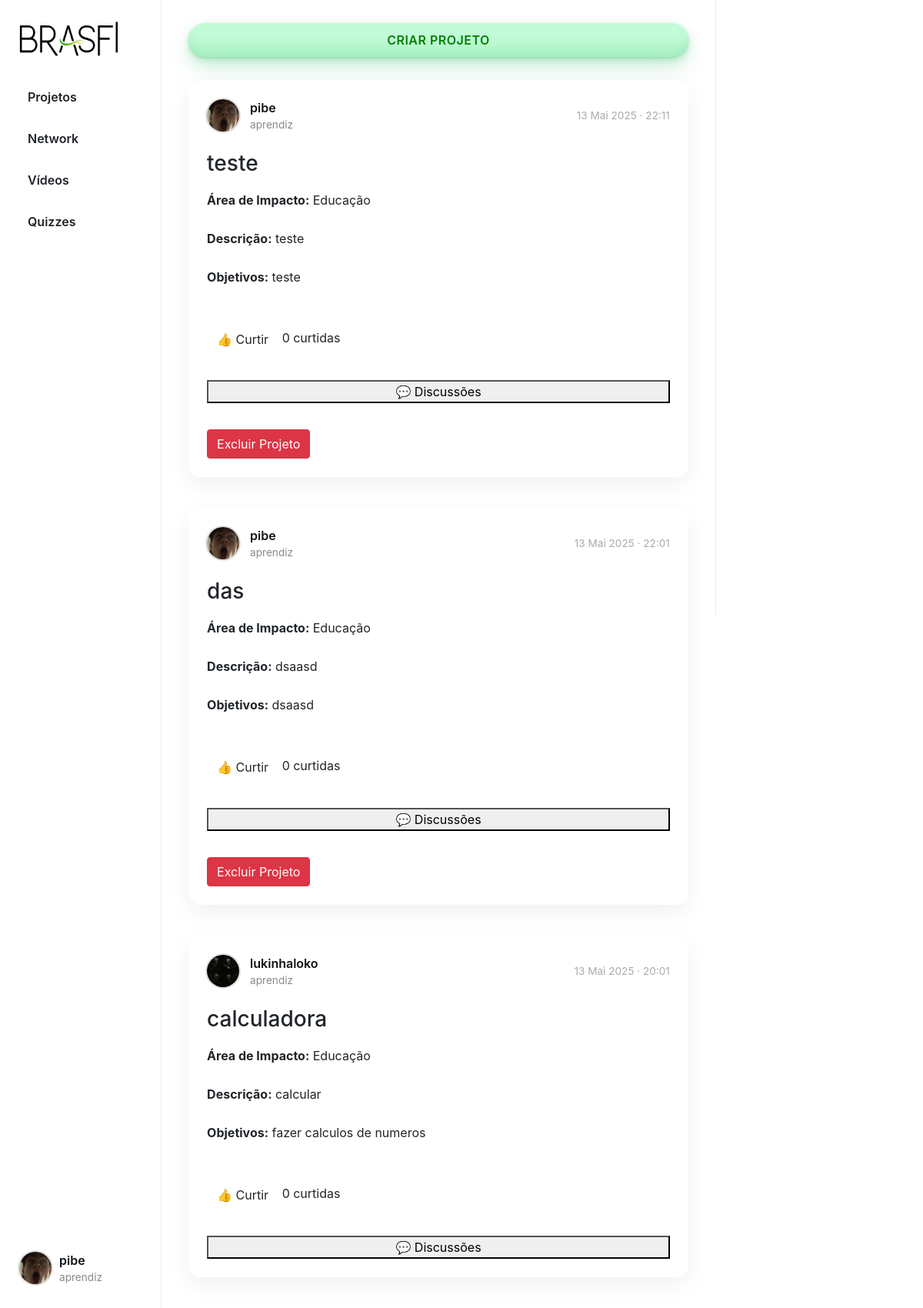
Before: /projecthub/ (signed in) with the older database file.
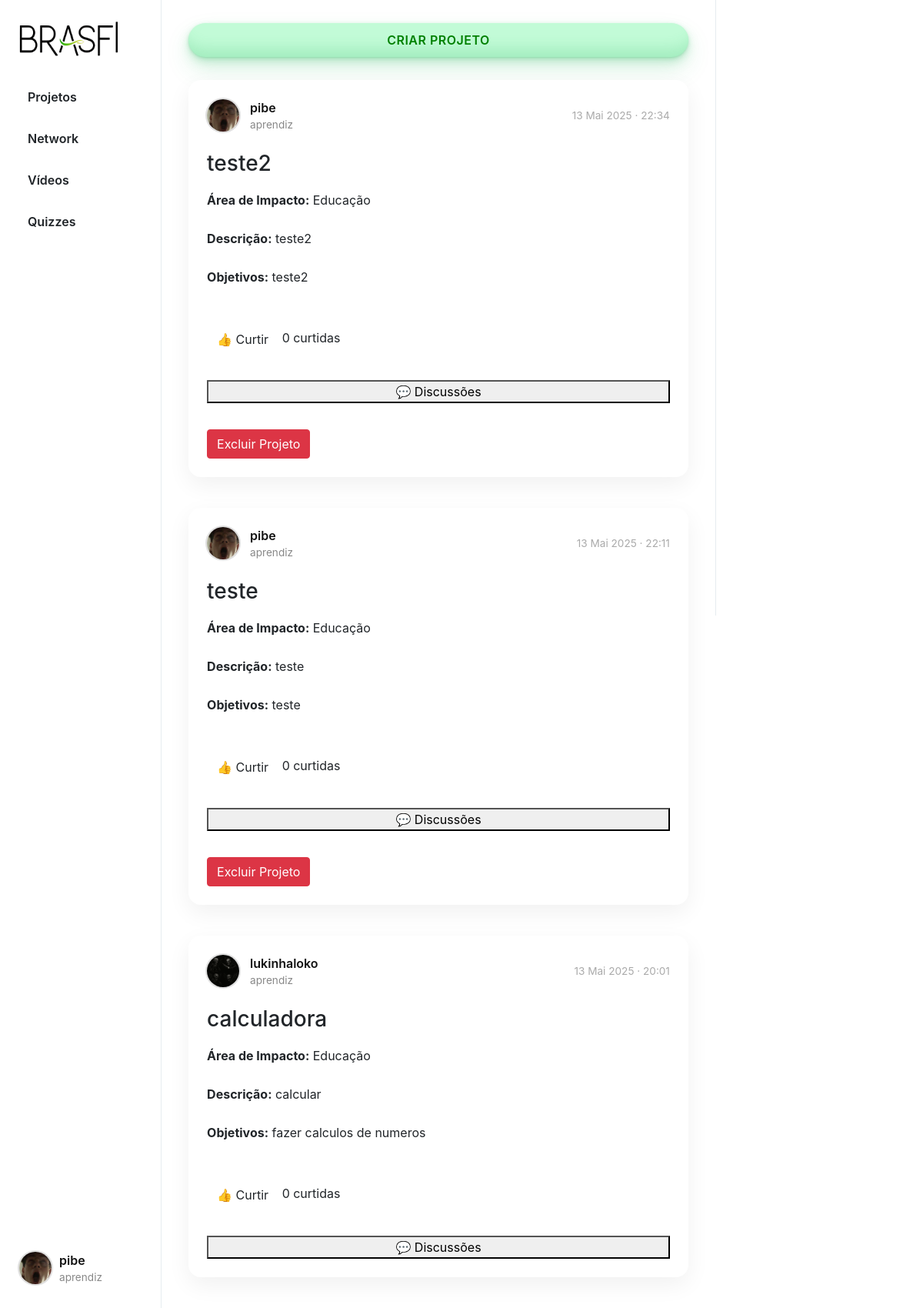
After: the same page with the newer database file.
### App_BRASFI/models.py (models this page shows, shortened)
class Projeto(models.Model):
    AREA_IMPACTO_CHOICES = [
        ("educacao", "Educação"),
        ("meio_ambiente", "Meio Ambiente"),
        ("saude", "Saúde"),
        ("tecnologia", "Tecnologia"),
        ("outros", "Outros"),
    ]
    STATUS_CHOICES = [
        ("pendente", "Pendente"),
        ("aprovado", "Aprovado"),
        ("rejeitado", "Rejeitado"),
    ]
    title = models.CharField(max_length=255)
    description = models.TextField()
    impact_area = models.CharField(max_length=30, choices=AREA_IMPACTO_CHOICES)
    objective = models.TextField()
    user = models.ForeignKey(User, on_delete=models.CASCADE, related_name="projetos")
    status = models.CharField(max_length=20, choices=STATUS_CHOICES, default="pendente")
    created_at = models.DateTimeField(default=timezone.now)
    rejection_reason = models.TextField(blank=True, null=True)

class User(AbstractUser):
    TIPO_USUARIO = (
        ('mentor', 'Mentor'),
        ('aprendiz', 'Aprendiz'),
    )
    profilePic = models.ImageField(upload_to='profile_pic/', blank=True, null=True)
    userType = models.CharField(max_length=10, choices=TIPO_USUARIO, default='aprendiz')

### App_BRASFI/views.py (the view)
# urls.py: path('projecthub/', views.ProjectHubView, name='projecthub'),
@login_required
def ProjectHubView(request):
    if request.user.userType == 'aprendiz':
        projetos = Projeto.objects.filter(
            Q(status="aprovado") | Q(user=request.user)
        ).order_by("-created_at")
    else:
        projetos = Projeto.objects.all().order_by("-created_at")
    liked_ids = set(
        Like.objects.filter(user=request.user)
                    .values_list('projeto_id', flat=True)
    )
    return render(request, "projecthub.html", {
        "page": "projecthub",
        "projetos": projetos,
        "liked_projects": liked_ids
    })

### App_BRASFI/templates/projecthub.html (shortened to what this page needs)
{% extends "layout.html" %}
{% load static %}
{% block body %}
    {% if user.userType == "aprendiz" %}
        <button id="popup-btn" class="btn new-post-btn" onclick="createproject()">Criar Projeto</button>
    {% endif %}
    {% if projetos %}
    <div class="posts-view">
        {% for projeto in projetos %}
        <div class="post-card">
            <div class="post-header">
                <div class="creator-info">
                    <div class="small-profilepic"
                         style="background-image: url('/media/{{ projeto.user.profilePic }}');"></div>
                    <div>
                        <div class="username">{{ projeto.user.username }}</div>
                        <div class="user-type">{{ projeto.user.userType }}</div>
                    </div>
                </div>
                <div class="created-at">{{ projeto.created_at|date:"d M Y · H:i" }}</div>
            </div>
            <div class="post-details">
                <h3>{{ projeto.title }}</h3>
                <p><strong>Área de Impacto:</strong> {{ projeto.get_impact_area_display }}</p>
                <p><strong>Descrição:</strong> {{ projeto.description }}</p>
                <p><strong>Objetivos:</strong> {{ projeto.objective }}</p>
            </div>
            <div style="margin: 10px 0;">
                <button
                    onclick="curtirProjeto({{ projeto.id }})"
                    id="like-btn-{{ projeto.id }}"
                    class="btn {% if projeto.id in liked_projects %}btn-liked{% endif %}"
                >
                    👍 Curtir
                </button>
                <span id="like-count-{{ projeto.id }}">{{ projeto.like_set.count }}</span> curtidas
            </div>
            {% if user.is_authenticated %}
            <button onclick="toggleForum({{ projeto.id }})">💬 Discussões</button>
            {% endif %}
            {% if user.userType == "aprendiz" and projeto.user == user %}
            <form
                action="{% url 'App_BRASFI:delete_project' projeto.id %}"
                method="post"
                style="display:inline; margin-top:10px;"
                onsubmit="return confirm('Tem certeza que deseja excluir este projeto?');"
>
                <button type="submit" class="btn btn-danger">
                Excluir Projeto
                </button>
            </form>
            {% endif %}
        </div>
        {% endfor %}
    </div>
    {% else %}
    <div class="posts-view">
        <p>Nenhum projeto aprovado encontrado.</p>
    </div>
    {% endif %}
{% endblock %}

Changed rows visible on the page:
removed Projeto: user.profilePic (picture), user.username "pibe", user.userType "aprendiz", created_at "13 Mai 2025 · 22:01", title "das", impact_area "Educação", description "dsaasd", objective "dsaasd", like_set.count "0", shows "Excluir Projeto"
added Projeto: user.profilePic (picture), user.username "pibe", user.userType "aprendiz", created_at "13 Mai 2025 · 22:34", title "teste2", impact_area "Educação", description "teste2", objective "teste2", like_set.count "0", shows "Excluir Projeto"
